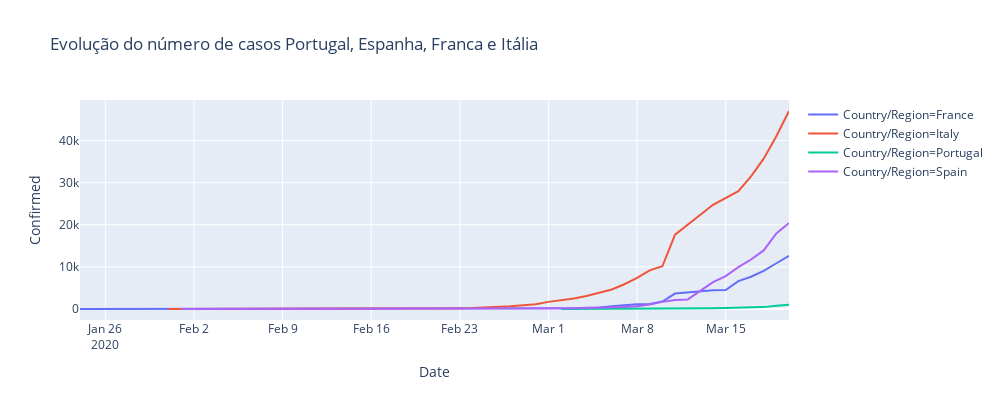

Notebook code for this chart:
### Code cell
temp = full_table.loc[((full_table['Country/Region']=='Spain')| (full_table['Country/Region']=='Portugal')
                       |(full_table['Country/Region']=='France')| (full_table['Country/Region']=='Italy'))]

temp = temp.groupby(['Date', 'Country/Region'])['Confirmed', 'Deaths', 'Recovered'].max().reset_index()
#temp = full_table.groupby(['Date', 'Country/Region'])['Confirmed'].sum().reset_index().sort_values('Confirmed', ascending=False)
temp.sort_values(by=['Country/Region','Date'],inplace=True)

temp = temp.reset_index()


fig = px.line(temp, x="Date", y="Confirmed", color='Country/Region',height=400,width=1000,
             title='Evolução do número de casos Portugal, Espanha, Franca e Itália')
fig.show()

### Figure 1 — Plotly figure (JSON) as saved in the notebook; plotly's stock layout.template omitted (floating-point values rounded to 4 significant figures)
{"data": [{"hoverlabel": {"namelength": 0}, "hovertemplate": "Country/Region=France<br>Date=%{x}<br>Confirmed=%{y}", "legendgroup": "Country/Region=France", "line": {"color": "#636efa", "dash": "solid"}, "mode": "lines", "name": "Country/Region=France", "showlegend": true, "type": "scatter", "x": ["2020-01-24", "2020-01-25", "2020-01-26", "2020-01-27", "2020-01-28", "2020-01-29", "2020-01-30", "2020-01-31", "2020-02-01", "2020-02-08", "2020-02-12", "2020-02-15", "2020-02-25", "2020-02-26", "2020-02-27", "2020-02-28", "2020-02-29", "2020-03-01", "2020-03-02", "2020-03-03", "2020-03-04", "2020-03-05", "2020-03-06", "2020-03-07", "2020-03-08", "2020-03-09", "2020-03-10", "2020-03-11", "2020-03-14", "2020-03-15", "2020-03-16", "2020-03-17", "2020-03-18", "2020-03-19", "2020-03-20"], "xaxis": "x", "y": [2, 3, 3, 3, 4, 5, 5, 5, 6, 11, 11, 12, 14, 18, 38, 57, 100, 130, 191, 204, 285, 377, 653, 949, 1126, 1209, 1784, 3661, 4469, 4499, 6633, 7652, 9043, 10871, 12612], "yaxis": "y"}, {"hoverlabel": {"namelength": 0}, "hovertemplate": "Country/Region=Italy<br>Date=%{x}<br>Confirmed=%{y}", "legendgroup": "Country/Region=Italy", "line": {"color": "#EF553B", "dash": "solid"}, "mode": "lines", "name": "Country/Region=Italy", "showlegend": true, "type": "scatter", "x": ["2020-01-31", "2020-02-07", "2020-02-21", "2020-02-22", "2020-02-23", "2020-02-24", "2020-02-25", "2020-02-26", "2020-02-27", "2020-02-28", "2020-02-29", "2020-03-01", "2020-03-02", "2020-03-03", "2020-03-04", "2020-03-05", "2020-03-06", "2020-03-07", "2020-03-08", "2020-03-09", "2020-03-10", "2020-03-11", "2020-03-14", "2020-03-16", "2020-03-17", "2020-03-18", "2020-03-19", "2020-03-20"], "xaxis": "x", "y": [2, 3, 20, 62, 155, 229, 322, 453, 655, 888, 1128, 1694, 2036, 2502, 3089, 3858, 4636, 5883, 7375, 9172, 10149, 17660, 24747, 27980, 31506, 35713, 41035, 47021], "yaxis": "y"}, {"hoverlabel": {"namelength": 0}, "hovertemplate": "Country/Region=Portugal<br>Date=%{x}<br>Confirmed=%{y}", "legendgroup": "Country/Region=Portugal", "line": {"color": "#00cc96", "dash": "solid"}, "mode": "lines", "name": "Country/Region=Portugal", "showlegend": true, "type": "scatter", "x": ["2020-03-02", "2020-03-03", "2020-03-04", "2020-03-05", "2020-03-06", "2020-03-07", "2020-03-08", "2020-03-10", "2020-03-11", "2020-03-14", "2020-03-15", "2020-03-16", "2020-03-17", "2020-03-18", "2020-03-19", "2020-03-20"], "xaxis": "x", "y": [2, 2, 5, 8, 13, 20, 30, 41, 112, 169, 245, 331, 448, 448, 785, 1020], "yaxis": "y"}, {"hoverlabel": {"namelength": 0}, "hovertemplate": "Country/Region=Spain<br>Date=%{x}<br>Confirmed=%{y}", "legendgroup": "Country/Region=Spain", "line": {"color": "#ab63fa", "dash": "solid"}, "mode": "lines", "name": "Country/Region=Spain", "showlegend": true, "type": "scatter", "x": ["2020-02-01", "2020-02-09", "2020-02-15", "2020-02-25", "2020-02-26", "2020-02-27", "2020-02-28", "2020-02-29", "2020-03-01", "2020-03-02", "2020-03-03", "2020-03-04", "2020-03-05", "2020-03-06", "2020-03-07", "2020-03-08", "2020-03-09", "2020-03-10", "2020-03-11", "2020-03-12", "2020-03-14", "2020-03-15", "2020-03-16", "2020-03-17", "2020-03-18", "2020-03-19", "2020-03-20"], "xaxis": "x", "y": [1, 2, 2, 6, 13, 15, 32, 45, 84, 120, 165, 222, 259, 400, 500, 673, 1073, 1695, 2128, 2277, 6391, 7798, 9942, 11748, 13910, 17963, 20410], "yaxis": "y"}], "layout": {"height": 400, "legend": {"tracegroupgap": 0}, "title": {"text": "Evolução do número de casos Portugal, Espanha, Franca e Itália"}, "width": 1000, "xaxis": {"anchor": "y", "autorange": true, "domain": [0, 1], "range": ["2020-01-24", "2020-03-20"], "title": {"text": "Date"}, "type": "date"}, "yaxis": {"anchor": "x", "autorange": true, "domain": [0, 1], "range": [-2611.0, 49630.0], "title": {"text": "Confirmed"}, "type": "linear"}}}
